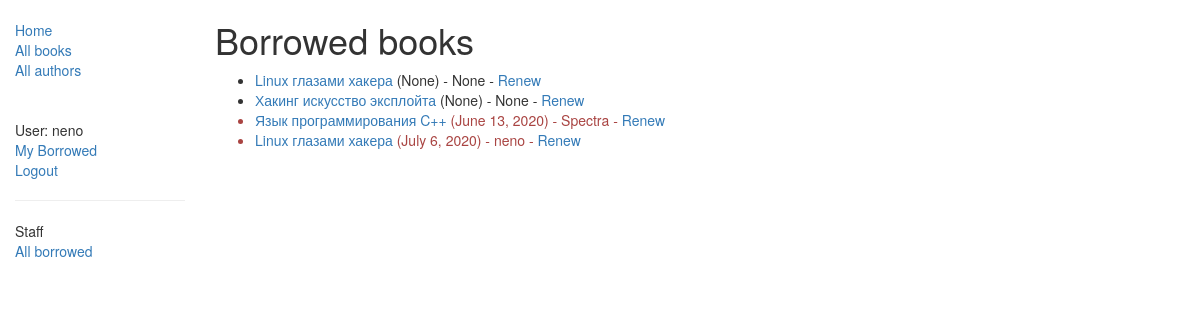
Screenshot of /catalog/allbooks/ (signed in) with the database file from the repository.
### catalog/models.py (models this page shows, shortened)
class BookInstance(models.Model):
    id = models.UUIDField(primary_key=True, default=uuid.uuid4, help_text="Unique ID for this particular book across whole library")
    book = models.ForeignKey('Book', on_delete=models.SET_NULL, null=True)
    imprint = models.CharField(max_length=200)
    due_back = models.DateField(null=True, blank=True)
    borrower = models.ForeignKey(User, on_delete=models.SET_NULL, null=True, blank=True)
    LOAN_STATUS = (
        ('m', 'Maintenance'),
        ('o', 'On loan'),
        ('a', 'Available'),
        ('r', 'Reserved'),
    )
    status = models.CharField(max_length=1, choices=LOAN_STATUS, blank=True, default='m', help_text='Book availability')
    class Meta:
        ordering = ["due_back"]
        permissions = (("can_mark_returned", "Set book as returned"),)
    @property
    def is_overdue(self):
        if self.due_back and date.today() > self.due_back:
            return True
        return False

class Book(models.Model):
    title = models.CharField(max_length=200)
    author = models.ForeignKey('Author', on_delete=models.SET_NULL, null=True)
    summary = models.TextField(max_length=1000, help_text="Enter a brief description of the book")
    isbn = models.CharField('ISBN', max_length=13,
                            help_text='13 Character <a href="https://www.isbn-international.org/content/what-isbn'
                                      '">ISBN number</a>')
    genre = models.ManyToManyField(Genre, help_text="Select a genre for this book")
    language = models.ForeignKey('Language', on_delete=models.SET_NULL, null=True)
    def display_genre(self):
        """
        Creates a string for the Genre. This is required to display genre in Admin.
        """
        return ', '.join([ genre.name for genre in self.genre.all()[:3] ])
    display_genre.short_description = 'Genre'

### catalog/views.py (the view)
class AllBorrowed(PermissionRequiredMixin, generic.ListView):
    permission_required = 'catalog.can_mark_returned'
    model = BookInstance
    paginate_by = 10
    template_name ='catalog/bookinstance_list_borrowed_all.html'

### catalog/templates/catalog/bookinstance_list_borrowed_all.html
{% extends "base_generic.html" %}
{% block content %}
    {% if perms.catalog.can_mark_returned %}
        <h1>Borrowed books</h1>
        {% if bookinstance_list %}
        <ul>
            {% for bookinst in bookinstance_list %}
            <li class="{% if bookinst.is_overdue %}text-danger{% endif %}">
                <a href="{% url 'book-detail' bookinst.book.pk %}">{{bookinst.book.title}}</a> ({{ bookinst.due_back }}) - {{bookinst.borrower}} - <a href="{% url 'renew-book-librarian' bookinst.id %}">Renew</a>
            </li>
            {% endfor %}
        </ul>
        {% else %}
        <p>There are no books borrowed.</p>
        {% endif %}
    {% else %}
        <p>You don't have root for looking this page.</p>
    {% endif %}
{% endblock %}

### catalog/templates/base_generic.html (shortened to what this page needs)
<!DOCTYPE html>
<html lang="en">
<head>
  <link rel="stylesheet" href="https://maxcdn.bootstrapcdn.com/bootstrap/3.3.7/css/bootstrap.min.css">
  {% load static %}
  <link rel="stylesheet" href="{% static 'css/styles.css' %}">
</head>
<body>
  <div class="container-fluid">
    <div class="row">
      <div class="col-sm-2">
      {% block sidebar %}
      <ul class="sidebar-nav">
          <li><a href="{% url 'index' %}">Home</a></li>
          <li><a href="{% url 'books' %}">All books</a></li>
          <li><a href="{% url 'authors' %}">All authors</a></li>
          <br>
          <br>
          {% if user.is_authenticated %}
            <li>User: {{ user.get_username }}</li>
            <li><a href="{% url 'my-borrowed' %}">My Borrowed</a></li>
            <li><a href="{% url 'logout'%}?next={{request.path}}">Logout</a></li>
            {% if perms.catalog.can_mark_returned %}
              <hr>
              <li>Staff</li>
              <li><a href="{% url 'all-borrowed' %}">All borrowed</a></li>
            {% endif %}
          {% else %}
            <li><a href="{% url 'login'%}?next={{request.path}}">Login</a></li>
          {% endif %}
      </ul>
     {% endblock %}
      </div>
      <div class="col-sm-10 ">
      {% block content %}{% endblock %}
      </div>
    </div>
  </div>
</body>
</html>

### catalog/static/css/styles.css (style rules this page uses)
.sidebar-nav { margin-top: 20px; padding: 0; list-style: none; }

### rows the page displays
BookInstance: book "Linux глазами хакера", due_back "None", borrower "None"
BookInstance: book "Хакинг искусство эксплойта", due_back "None", borrower "None"
BookInstance: book "Язык программирования C++", due_back "June 13, 2020", borrower "Spectra"
BookInstance: book "Linux глазами хакера", due_back "July 6, 2020", borrower "neno"

### other values shown
{{ user.get_username }} "neno"
